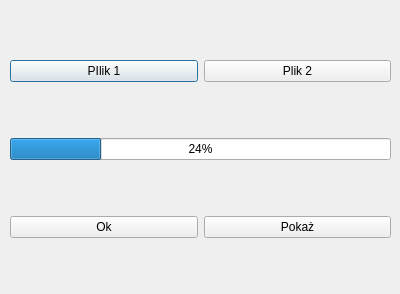
<?xml version="1.0" encoding="UTF-8"?>
<ui version="4.0">
 <class>Dialog</class>
 <widget class="QDialog" name="Dialog">
  <property name="geometry">
   <rect>
    <x>0</x>
    <y>0</y>
    <width>400</width>
    <height>294</height>
   </rect>
  </property>
  <property name="windowTitle">
   <string>DuoPliko</string>
  </property>
  <widget class="QWidget" name="verticalLayoutWidget">
   <property name="geometry">
    <rect>
     <x>10</x>
     <y>10</y>
     <width>381</width>
     <height>281</height>
    </rect>
   </property>
   <layout class="QVBoxLayout" name="verticalLayout">
    <item>
     <layout class="QHBoxLayout" name="horizontalLayout">
      <item>
       <widget class="QPushButton" name="file1button">
        <property name="text">
         <string>PIlik 1</string>
        </property>
       </widget>
      </item>
      <item>
       <widget class="QPushButton" name="file2button">
        <property name="text">
         <string>Plik 2</string>
        </property>
       </widget>
      </item>
     </layout>
    </item>
    <item>
     <widget class="QProgressBar" name="progressBar">
      <property name="value">
       <number>24</number>
      </property>
     </widget>
    </item>
    <item>
     <layout class="QHBoxLayout" name="horizontalLayout_3"/>
    </item>
    <item>
     <layout class="QHBoxLayout" name="horizontalLayout_2">
      <item>
       <widget class="QPushButton" name="submit">
        <property name="text">
         <string>Ok</string>
        </property>
       </widget>
      </item>
      <item>
       <widget class="QPushButton" name="show">
        <property name="text">
         <string>Pokaż</string>
        </property>
       </widget>
      </item>
     </layout>
    </item>
   </layout>
  </widget>
 </widget>
 <resources/>
 <connections/>
</ui>
